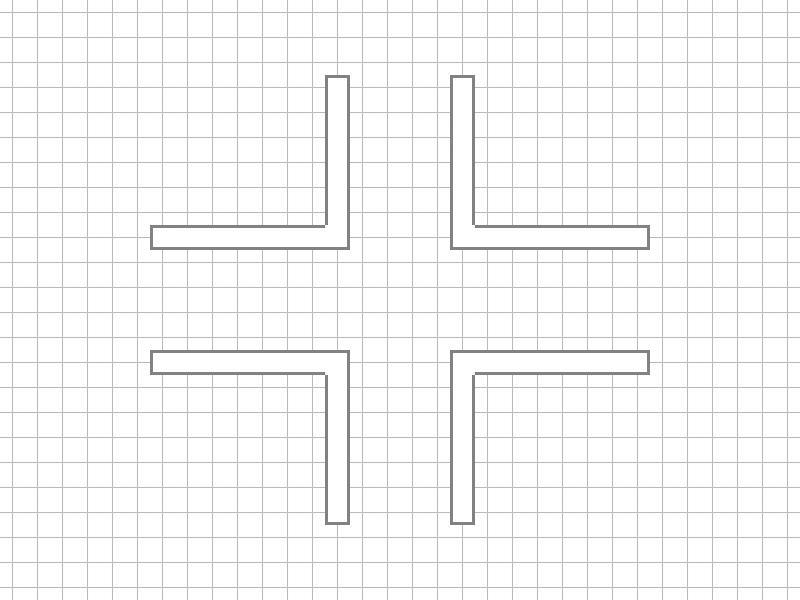

Tiled map render using the project's own tile images. Description and the map definition, with tile-layer contents summarised, below:
An orthogonal 32x24 tile map with 25x25 px tiles, 2 tile layers (bg, walls), 2 tilesets and 7 objects (light).

<map version="1.0" orientation="orthogonal" renderorder="right-down" width="32" height="24" tilewidth="25" tileheight="25" nextobjectid="61">
 <tileset firstgid="1" name="tiles_25" tilewidth="25" tileheight="25" tilecount="6" columns="6">
  <image source="tiles_25.png" width="150" height="25" />
 </tileset>
 <tileset firstgid="7" name="wall-tiles" tilewidth="25" tileheight="25" tilecount="36" columns="12">
  <image source="wall-tiles.png" width="300" height="75" />
  <tile id="0">
   <properties>
    <property name="isOpaque" type="bool" value="true" />
   </properties>
  </tile>
  <tile id="1">
   <properties>
    <property name="isOpaque" type="bool" value="true" />
   </properties>
  </tile>
  <tile id="2">
   <properties>
    <property name="isOpaque" type="bool" value="true" />
   </properties>
  </tile>
  <tile id="3">
   <properties>
    <property name="isOpaque" type="bool" value="true" />
   </properties>
  </tile>
  <tile id="4">
   <properties>
    <property name="isOpaque" type="bool" value="true" />
   </properties>
  </tile>
  <tile id="5">
   <properties>
    <property name="isOpaque" type="bool" value="true" />
   </properties>
  </tile>
  <tile id="6">
   <properties>
    <property name="isOpaque" type="bool" value="true" />
   </properties>
  </tile>
  <tile id="7">
   <properties>
    <property name="isOpaque" type="bool" value="true" />
   </properties>
   <objectgroup draworder="index">
    <object id="1" x="8" y="8" width="10" height="10" />
   </objectgroup>
  </tile>
  <tile id="8">
   <properties>
    <property name="isOpaque" type="bool" value="true" />
   </properties>
  </tile>
  <tile id="9">
   <properties>
    <property name="isOpaque" type="bool" value="true" />
   </properties>
  </tile>
  <tile id="10">
   <properties>
    <property name="isOpaque" type="bool" value="true" />
   </properties>
  </tile>
  <tile id="12">
   <properties>
    <property name="isOpaque" type="bool" value="false" />
   </properties>
  </tile>
  <tile id="14">
   <properties>
    <property name="isOpaque" type="bool" value="false" />
   </properties>
  </tile>
  <tile id="15">
   <properties>
    <property name="isOpaque" type="bool" value="false" />
   </properties>
  </tile>
  <tile id="16">
   <properties>
    <property name="isOpaque" type="bool" value="false" />
   </properties>
  </tile>
  <tile id="17">
   <properties>
    <property name="isOpaque" type="bool" value="false" />
   </properties>
  </tile>
  <tile id="18">
   <properties>
    <property name="isOpaque" type="bool" value="false" />
   </properties>
  </tile>
  <tile id="19">
   <properties>
    <property name="isOpaque" type="bool" value="false" />
   </properties>
  </tile>
  <tile id="24">
   <properties>
    <property name="isOpaque" type="bool" value="false" />
   </properties>
  </tile>
  <tile id="25">
   <properties>
    <property name="isOpaque" type="bool" value="false" />
   </properties>
  </tile>
  <tile id="26">
   <properties>
    <property name="isOpaque" type="bool" value="false" />
   </properties>
  </tile>
  <tile id="27">
   <properties>
    <property name="isOpaque" type="bool" value="false" />
   </properties>
  </tile>
  <tile id="28">
   <properties>
    <property name="isOpaque" type="bool" value="false" />
   </properties>
  </tile>
  <tile id="29">
   <properties>
    <property name="isOpaque" type="bool" value="false" />
   </properties>
  </tile>
  <tile id="30">
   <properties>
    <property name="isOpaque" type="bool" value="false" />
   </properties>
  </tile>
  <tile id="32">
   <properties>
    <property name="isOpaque" type="bool" value="false" />
   </properties>
  </tile>
  <tile id="33">
   <properties>
    <property name="isOpaque" type="bool" value="false" />
   </properties>
  </tile>
  <tile id="34">
   <properties>
    <property name="isOpaque" type="bool" value="false" />
   </properties>
  </tile>
  <tile id="35">
   <properties>
    <property name="isOpaque" type="bool" value="false" />
   </properties>
  </tile>
 </tileset>
 <layer name="bg" width="32" height="24">
  <data>[768 cells, 768 non-empty, 1 distinct tile ids]</data>
 </layer>
 <layer name="walls" width="32" height="24">
  <data>[768 cells, 56 non-empty, 10 distinct tile ids]</data>
 </layer>
 <objectgroup name="player">
  <object id="1" gid="3" x="343" y="312" width="25" height="25" />
 </objectgroup>
 <objectgroup name="lights">
  <object id="37" name="light" type="light" gid="2" x="387" y="313" width="25" height="25">
   <properties>
    <property name="color" type="color" value="#ffc285ff" />
    <property name="radius" value="325" />
   </properties>
  </object>
 </objectgroup>
 <objectgroup name="spawn points" opacity="0.4">
  <object id="52" x="78" y="152" width="150" height="296" />
  <object id="55" x="232" y="1" width="339" height="134" />
  <object id="59" x="583" y="157" width="150" height="296" />
  <object id="60" x="234.5" y="455" width="339" height="134" />
 </objectgroup>
</map>
